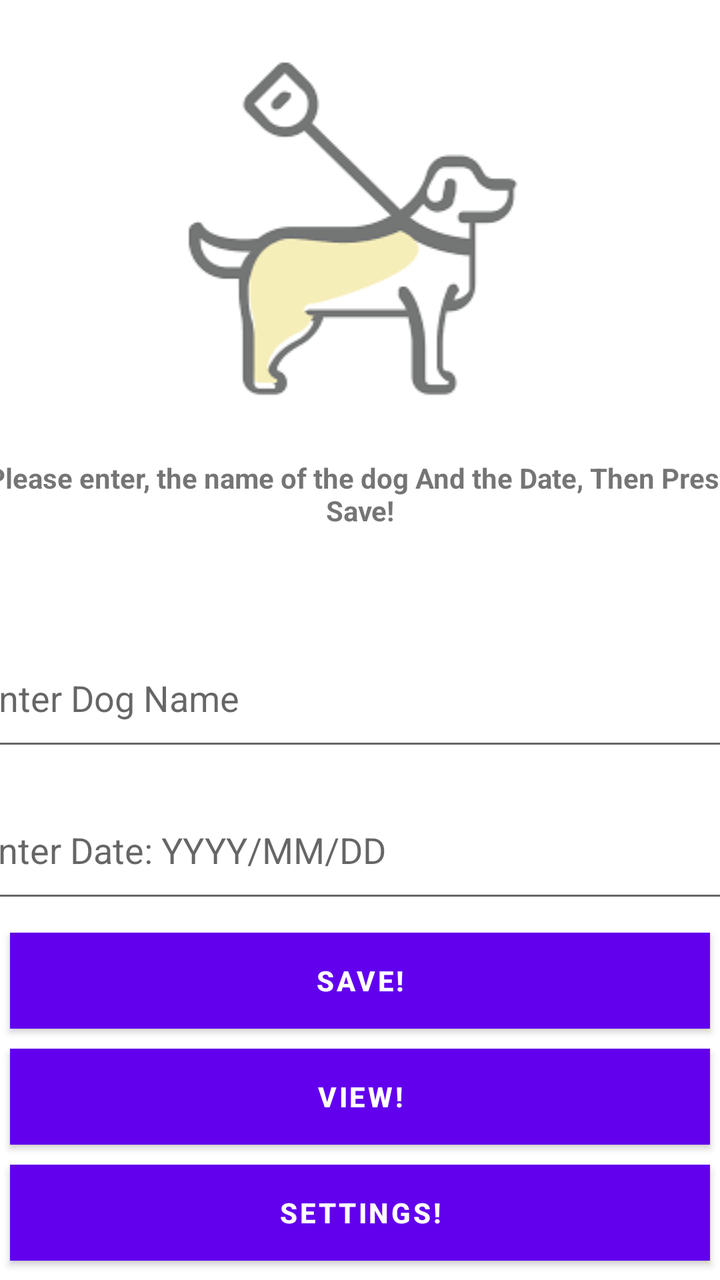
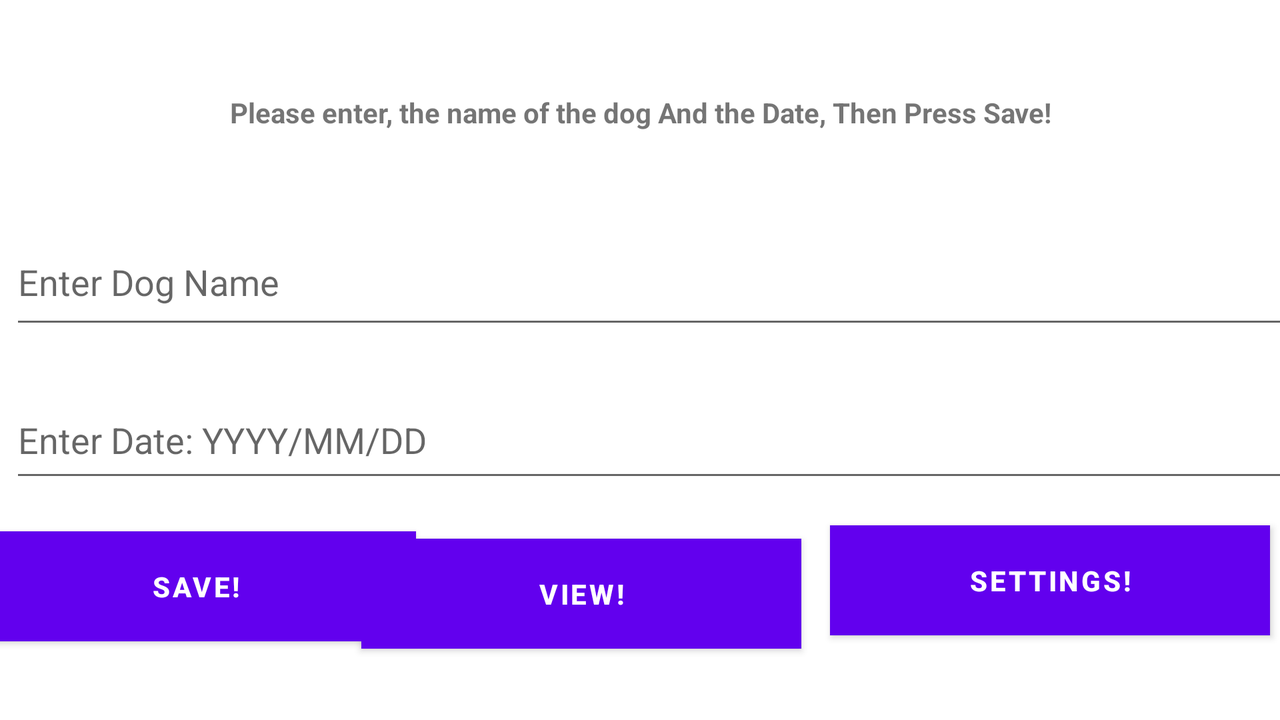

An Android layout and its configuration variant, each rendered on a device that would load it. The default file and the variant file are quoted in full after the pictures.
<!-- AndroidManifest.xml: application theme Theme.Project1DogWalker -->
<!-- res/layout/activity_add_trackingactivity.xml -->
<?xml version="1.0" encoding="utf-8"?>
<LinearLayout xmlns:android="http://schemas.android.com/apk/res/android"
    xmlns:app="http://schemas.android.com/apk/res-auto"
    xmlns:tools="http://schemas.android.com/tools"
    android:layout_width="match_parent"
    android:orientation="vertical"
    android:gravity="center"
    android:layout_height="match_parent"
    tools:context=".MainActivity">

    <ImageView
        android:id="@+id/imageView2"
        android:layout_width="match_parent"
        android:layout_height="wrap_content"
        android:contentDescription="@string/contentDescripton"
        app:srcCompat="@drawable/stylsgod" />

    <TextView
        android:id="@+id/textView3"
        android:layout_width="392dp"
        android:layout_height="80dp"
        android:text="@string/instusview"
        android:textAlignment="center"
        android:textStyle="bold" />

    <EditText
        android:id="@+id/edittext_name"
        android:layout_width="390dp"
        android:layout_height="66dp"
        android:layout_margin="5dp"
        android:hint="@string/enterDOgName" />


    <EditText
        android:id="@+id/editText_Date"
        android:layout_width="391dp"
        android:layout_height="66dp"
        android:layout_margin="5dp"
        android:hint="@string/EnterDate" />

    <Button
        android:id="@+id/button_add"
        android:layout_width="match_parent"
        android:layout_height="wrap_content"
        android:layout_margin="5dp"
        android:background="#388E3C"
        android:backgroundTint="#771919"
        android:text="@string/AddDogs"
        android:textStyle="bold" />

    <Button
        android:id="@+id/button_view"
        android:layout_width="match_parent"
        android:layout_height="wrap_content"
        android:layout_margin="5dp"
        android:background="#388E3C"
        android:text="@string/ViewDogs"
        android:textStyle="bold" />

    <Button
        android:id="@+id/button_settings"
        android:layout_width="match_parent"
        android:layout_height="wrap_content"
        android:layout_margin="5dp"
        android:background="#388E3C"
        android:text="@string/button_settings"
        android:textStyle="bold" />

</LinearLayout>
<!-- resources referenced by this layout -->
<resources>
  <!-- drawable stylsgod: jpg bitmap (drawable, 3417 bytes) -->
  <string name="AddDogs">SAVE!</string>
  <string name="EnterDate">Enter Date: YYYY/MM/DD</string>
  <string name="ViewDogs">VIEW!</string>
  <string name="button_settings">Settings!</string>
  <string name="contentDescripton">DOGICON</string>
  <string name="enterDOgName">Enter Dog Name</string>
  <string name="instusview">Please enter, the name of the dog  And the Date, Then Press Save!</string>
  <style name="Theme.Project1DogWalker" parent="Theme.MaterialComponents.DayNight.DarkActionBar">
          
          <item name="colorPrimary">@color/purple_500</item>
          <item name="colorPrimaryVariant">@color/purple_700</item>
          <item name="colorOnPrimary">@color/white</item>
          
          <item name="colorSecondary">@color/teal_200</item>
          <item name="colorSecondaryVariant">@color/teal_700</item>
          <item name="colorOnSecondary">@color/black</item>
          
          <item name="android:statusBarColor" tools:targetApi="l">?attr/colorPrimaryVariant</item>
          
      </style>
</resources>
<!-- res/layout-land/activity_add_trackingactivity.xml (the repository's variant of the layout above) -->
<!-- drawn on the phone turned sideways -->
<?xml version="1.0" encoding="utf-8"?>
<LinearLayout xmlns:android="http://schemas.android.com/apk/res/android"
    xmlns:app="http://schemas.android.com/apk/res-auto"
    xmlns:tools="http://schemas.android.com/tools"
    android:layout_width="match_parent"
    android:orientation="vertical"
    android:gravity="center"
    android:layout_height="match_parent"
    tools:context=".MainActivity">


    <androidx.constraintlayout.widget.ConstraintLayout
        android:layout_width="match_parent"
        android:layout_height="match_parent">

        <EditText
            android:id="@+id/editText_Date"
            android:layout_width="715dp"
            android:layout_height="55dp"
            android:layout_margin="5dp"
            android:hint="@string/EnterDate"
            app:layout_constraintBottom_toTopOf="@+id/button_view"
            app:layout_constraintEnd_toEndOf="parent"
            app:layout_constraintHorizontal_bias="0.0"
            app:layout_constraintStart_toStartOf="parent"
            app:layout_constraintTop_toTopOf="parent"
            app:layout_constraintVertical_bias="0.911" />

        <Button
            android:id="@+id/button_add"
            android:layout_width="220dp"
            android:layout_height="55dp"
            android:layout_margin="5dp"
            android:layout_marginEnd="33dp"
            android:background="#388E3C"
            android:backgroundTint="#771919"
            android:text="@string/AddDogs"
            android:textStyle="bold"
            app:layout_constraintBottom_toBottomOf="parent"
            app:layout_constraintEnd_toStartOf="@+id/button_view"
            app:layout_constraintHorizontal_bias="0.357"
            app:layout_constraintStart_toStartOf="parent"
            app:layout_constraintTop_toTopOf="parent"
            app:layout_constraintVertical_bias="0.884" />

        <Button
            android:id="@+id/button_view"
            android:layout_width="220dp"
            android:layout_height="55dp"
            android:layout_margin="5dp"
            android:layout_marginEnd="28dp"
            android:background="#388E3C"
            android:text="@string/ViewDogs"
            android:textStyle="bold"
            app:layout_constraintBottom_toBottomOf="parent"
            app:layout_constraintEnd_toStartOf="@+id/button_settings"
            app:layout_constraintHorizontal_bias="0.949"
            app:layout_constraintStart_toStartOf="parent"
            app:layout_constraintTop_toTopOf="parent"
            app:layout_constraintVertical_bias="0.896" />

        <Button
            android:id="@+id/button_settings"
            android:layout_width="220dp"
            android:layout_height="55dp"
            android:layout_margin="5dp"
            android:layout_marginEnd="8dp"
            android:background="#388E3C"
            android:text="@string/button_settings"
            android:textStyle="bold"
            app:layout_constraintBottom_toBottomOf="parent"
            app:layout_constraintEnd_toEndOf="parent"
            app:layout_constraintTop_toTopOf="parent"
            app:layout_constraintVertical_bias="0.873" />

        <EditText
            android:id="@+id/edittext_name"
            android:layout_width="716dp"
            android:layout_height="60dp"
            android:layout_margin="5dp"
            android:layout_marginStart="16dp"
            android:layout_marginEnd="10dp"
            android:hint="@string/enterDOgName"
            app:layout_constraintBottom_toTopOf="@+id/editText_Date"
            app:layout_constraintEnd_toEndOf="parent"
            app:layout_constraintHorizontal_bias="0.0"
            app:layout_constraintStart_toStartOf="parent"
            app:layout_constraintTop_toTopOf="parent"
            app:layout_constraintVertical_bias="0.862" />

        <TextView
            android:id="@+id/textView3"
            android:layout_width="699dp"
            android:layout_height="49dp"
            android:text="@string/instusview"
            android:textAlignment="center"
            android:textStyle="bold"
            app:layout_constraintBottom_toTopOf="@+id/edittext_name"
            app:layout_constraintEnd_toEndOf="parent"
            app:layout_constraintStart_toStartOf="parent"
            app:layout_constraintTop_toTopOf="parent"
            app:layout_constraintVertical_bias="0.773" />
    </androidx.constraintlayout.widget.ConstraintLayout>

</LinearLayout>
<!-- resources referenced by the variant -->
<!-- as the phone turned sideways resolves them -->
<resources>
  <string name="AddDogs">SAVE!</string>
  <string name="EnterDate">Enter Date: YYYY/MM/DD</string>
  <string name="ViewDogs">VIEW!</string>
  <string name="button_settings">Settings!</string>
  <string name="enterDOgName">Enter Dog Name</string>
  <string name="instusview">Please enter, the name of the dog  And the Date, Then Press Save!</string>
  <style name="Theme.Project1DogWalker" parent="Theme.MaterialComponents.DayNight.DarkActionBar">
          
          <item name="colorPrimary">@color/purple_500</item>
          <item name="colorPrimaryVariant">@color/purple_700</item>
          <item name="colorOnPrimary">@color/white</item>
          
          <item name="colorSecondary">@color/teal_200</item>
          <item name="colorSecondaryVariant">@color/teal_700</item>
          <item name="colorOnSecondary">@color/black</item>
          
          <item name="android:statusBarColor" tools:targetApi="l">?attr/colorPrimaryVariant</item>
          
      </style>
</resources>
